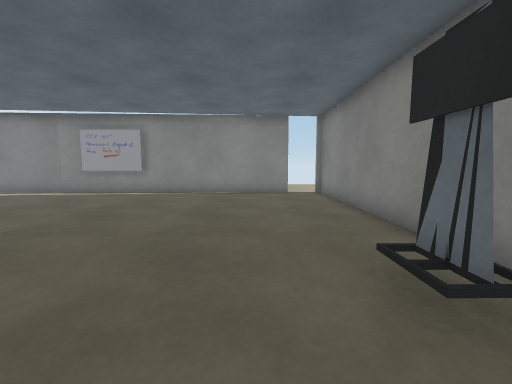
View 1 (above)

12 first-person views from a walk through a Unity game level. The camera is 0.69 m above the floor, tilts 6° down and sees 90° across. The floor is counted in squares, 0.5 m on a side. Each view is taken from the middle of a square. On the plan, view 1 faces up. The plan holds only what a view shows up to about 13 squares ahead; the rest is blank. The player is left out. Some surface patterns are stand-ins.

View 2
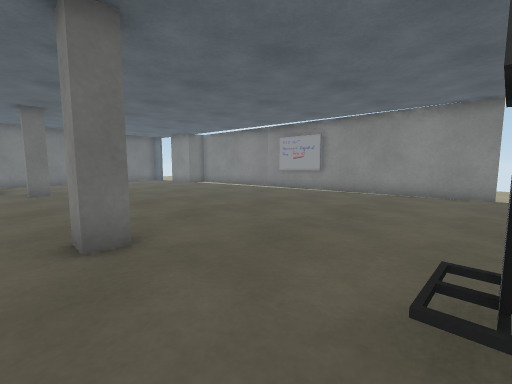

View 3
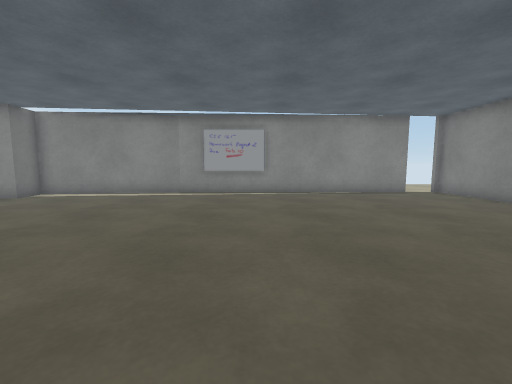

View 4
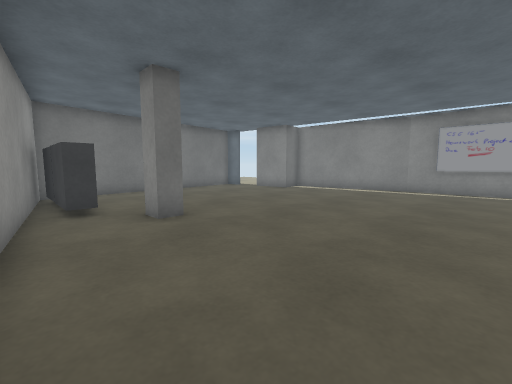

View 5
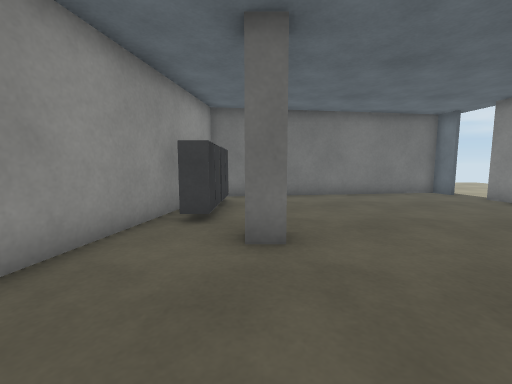

View 6
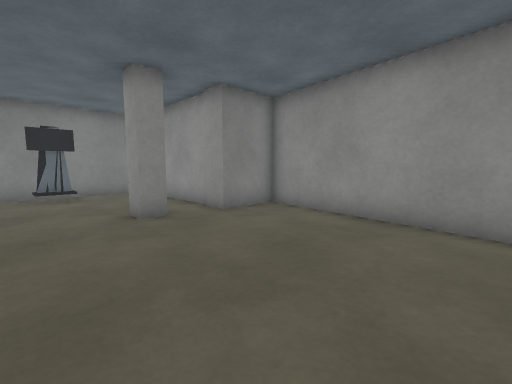

View 7
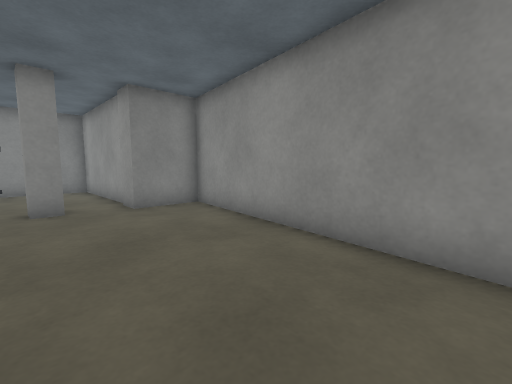

View 8
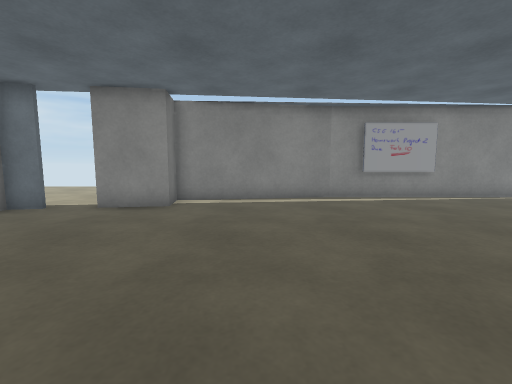

View 9
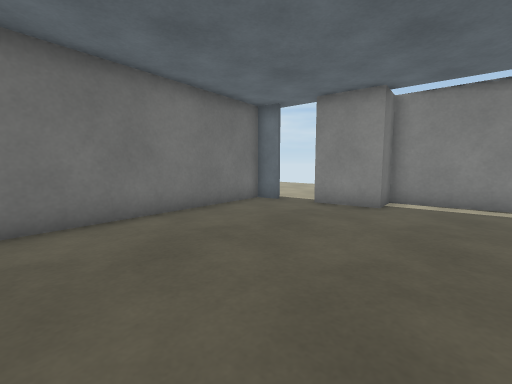

View 10
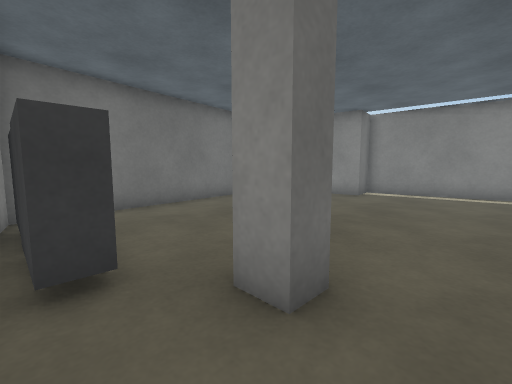

View 11
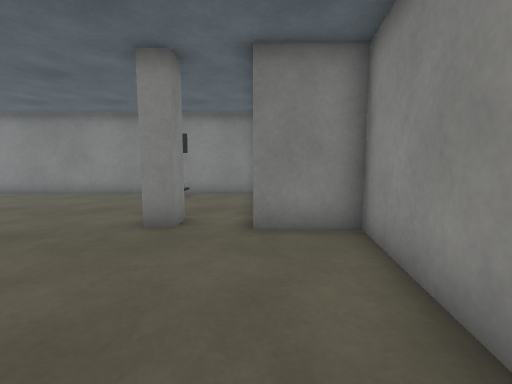

View 12
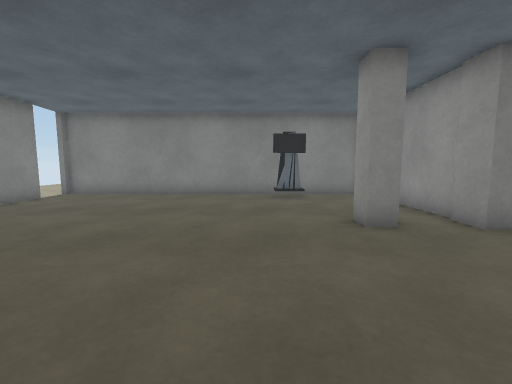

### Floor plan
Points are (right, up) in squares from view 1. A wall is a line through its corners. A room is listed if a view was taken in it or the views show most of it. See-through windows are left out.
Room 1 (views 1, 2, 3, 4, 5, 6, 7, 8, 9, 10, 11, 12)
walls: (-12.4, 1.6) (-12.4, 0.8) (-13.2, 0.8); (-3.4, 1.5) (-2.6, 1.5) (-2.6, 0.8) (-3.4, 0.8) (-3.4, 1.5); (-8.4, 13) (-9.9, 13); (-9.7, 13) (-16.1, 12) (-15.9, 10.5) (-18.2, 10.2); (-2.4, -1.1) (3.3, -1.1) (3.3, 13); (-15.7, -1.5) (-3.6, -3.3) (-3.6, -0.9) (-2.5, -0.9); (1.8, 13) (-6.6, 13); (-19.7, 10) (-20.7, 9.9) (-19.2, -0.9) (-17.3, -1.2)
ways out: opening at (-19, 10); opening at (2, 13)
objects: cabinet (-18, -1) to (-16, 0); cabinet (-16, -1) to (-14, 0); other object (2, 2) to (2, 3)

Where each view was taken, in squares from view 1:
view 1: 0 up, 0 right, facing up
view 2: 0 up, 2 right, facing up-left
view 3: 0 up, 6 left, facing up
view 4: 2 down, 6 left, facing up-left
view 5: 1 up, 8 left, facing left
view 6: 4 up, 10 left, facing down-right
view 7: 2 up, 12 left, facing down-right
view 8: 2 up, 13 left, facing up
view 9: 2 up, 13 left, facing up-left
view 10: 1 down, 11 left, facing up-left
view 11: 1 down, 9 left, facing right
view 12: 4 up, 9 left, facing right
